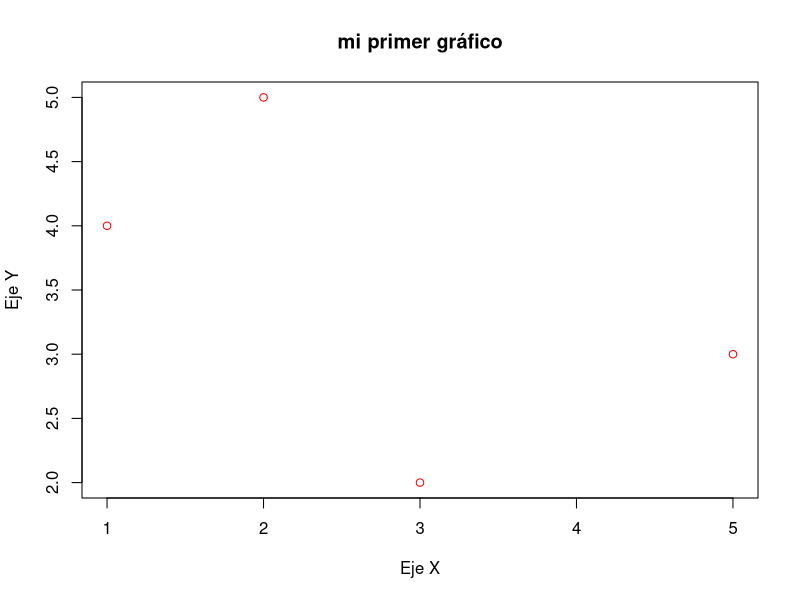
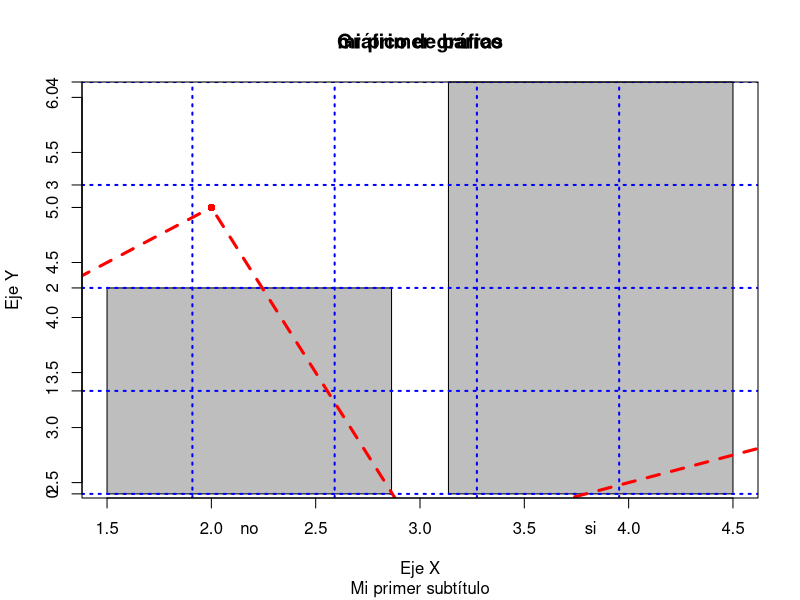
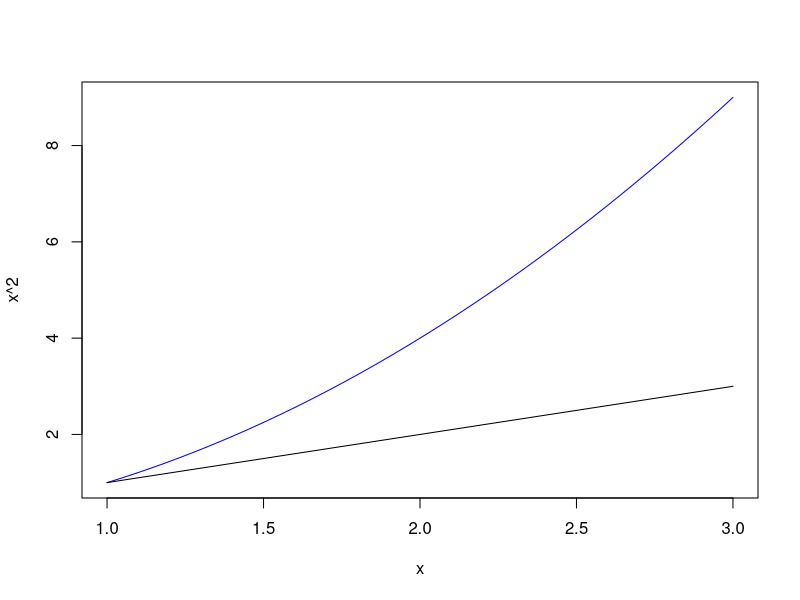
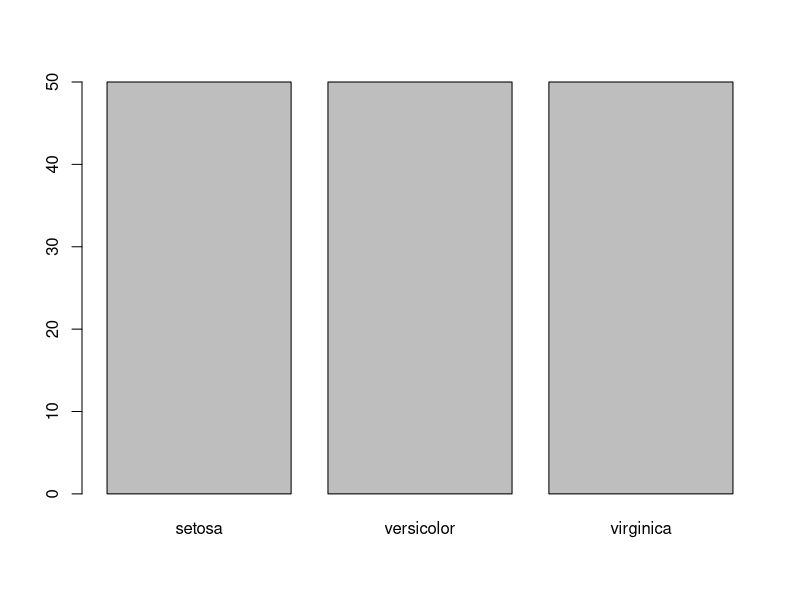
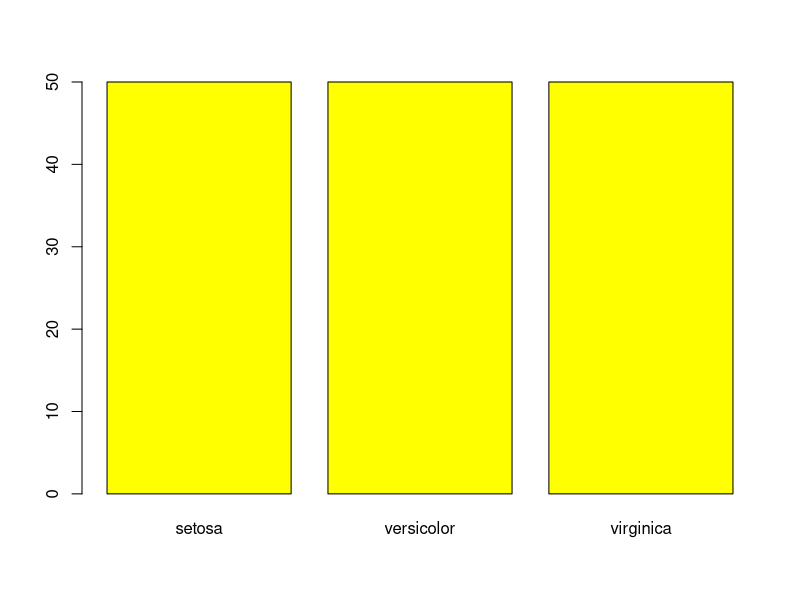
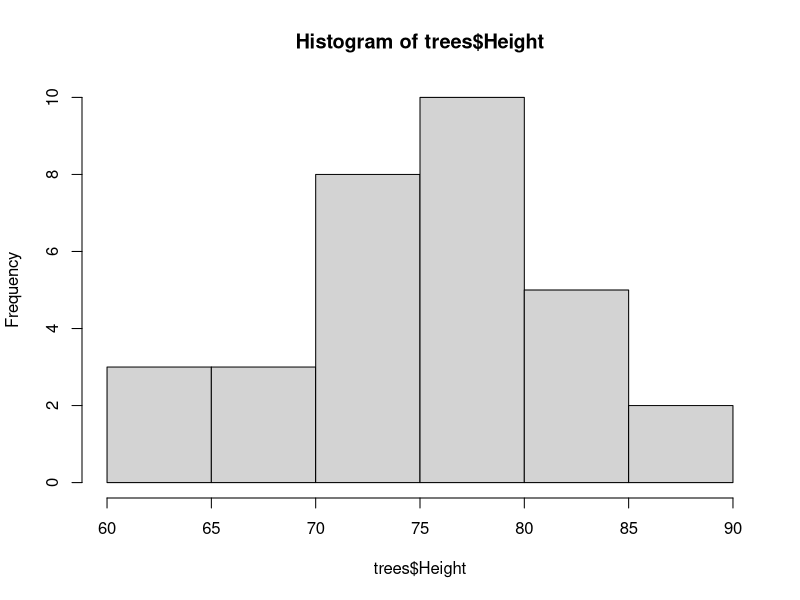
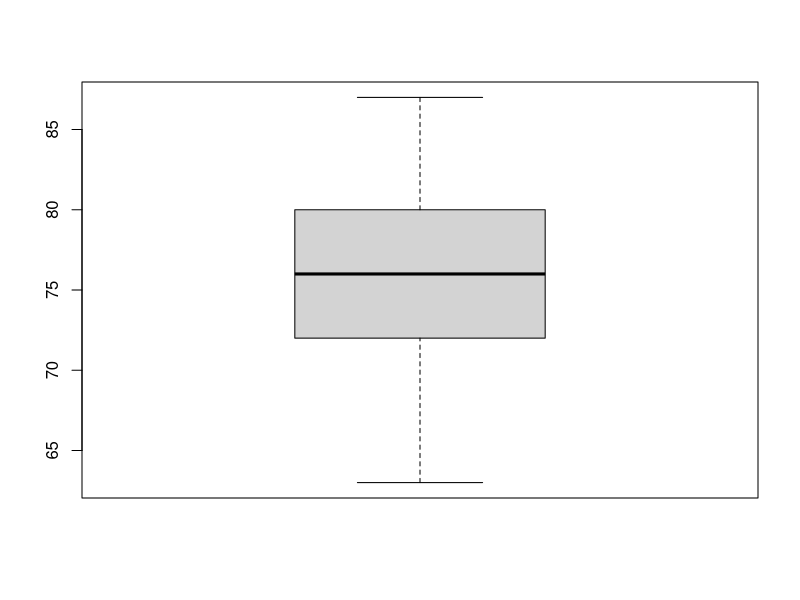
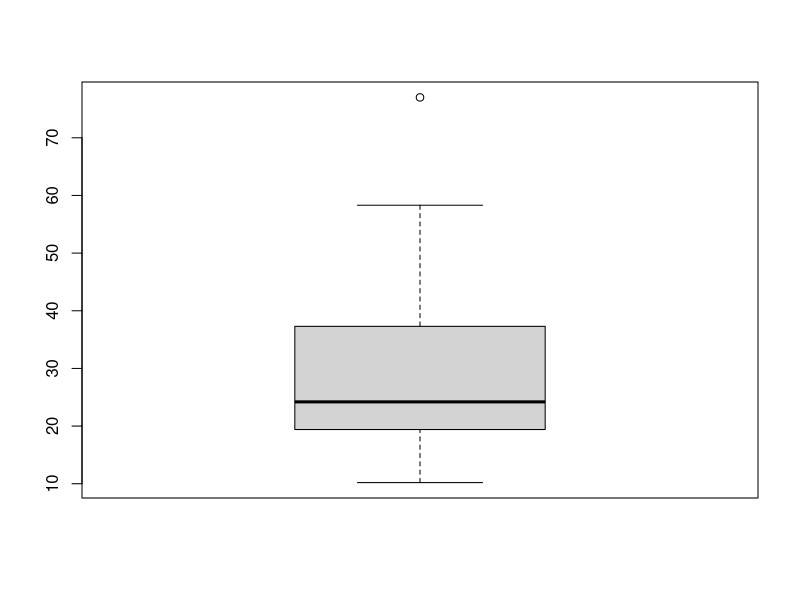

Reproduce these figures in R, in order.
### GRAFICOS EN R
x <- c(1,2,3,5)
y <- c(4,5,2,3)
plot(x,y,col='red',main='mi primer gráfico',xlab="Eje X",ylab="Eje Y")
z <- as.factor(c('si','no','si','si','no','si'))
plot(z,main="Gráfico de barras")

grid(lwd=2,col='blue')
par(new=TRUE)
plot(x,y,
     col='red',
     main='mi primer gráfico',
     sub='Mi primer subtítulo',
     xlab="Eje X",
     ylab="Eje Y",
     pch=16,
     type='b',
     lty=2,
     lwd=3,
     xlim=c(1.5,4.5),
     ylim=c(2.5,6))
## GRAFICANDO FUNCIONES
x <- seq(1,3,length=100)
plot(x,x^2,
     lwd=1,
     type='l',
     col='blue')
lines(x,x)


plot(iris$Species)

elementos <- table(iris$Species)
barplot(elementos,col='yellow')

hist(trees$Height,breaks=4)


boxplot(trees$Height)


boxplot(trees$Volume)

hist(trees$Volume)

## EXPORTANDO GRAFICOS

head(trees)

png(filename='grafico.png',height = 700,width = 700)
plot(x=trees$Height,y=trees$Volume,main="Volumen vs Altura",xlab="Altura",ylab="Volumen",col='blue')
dev.off()
